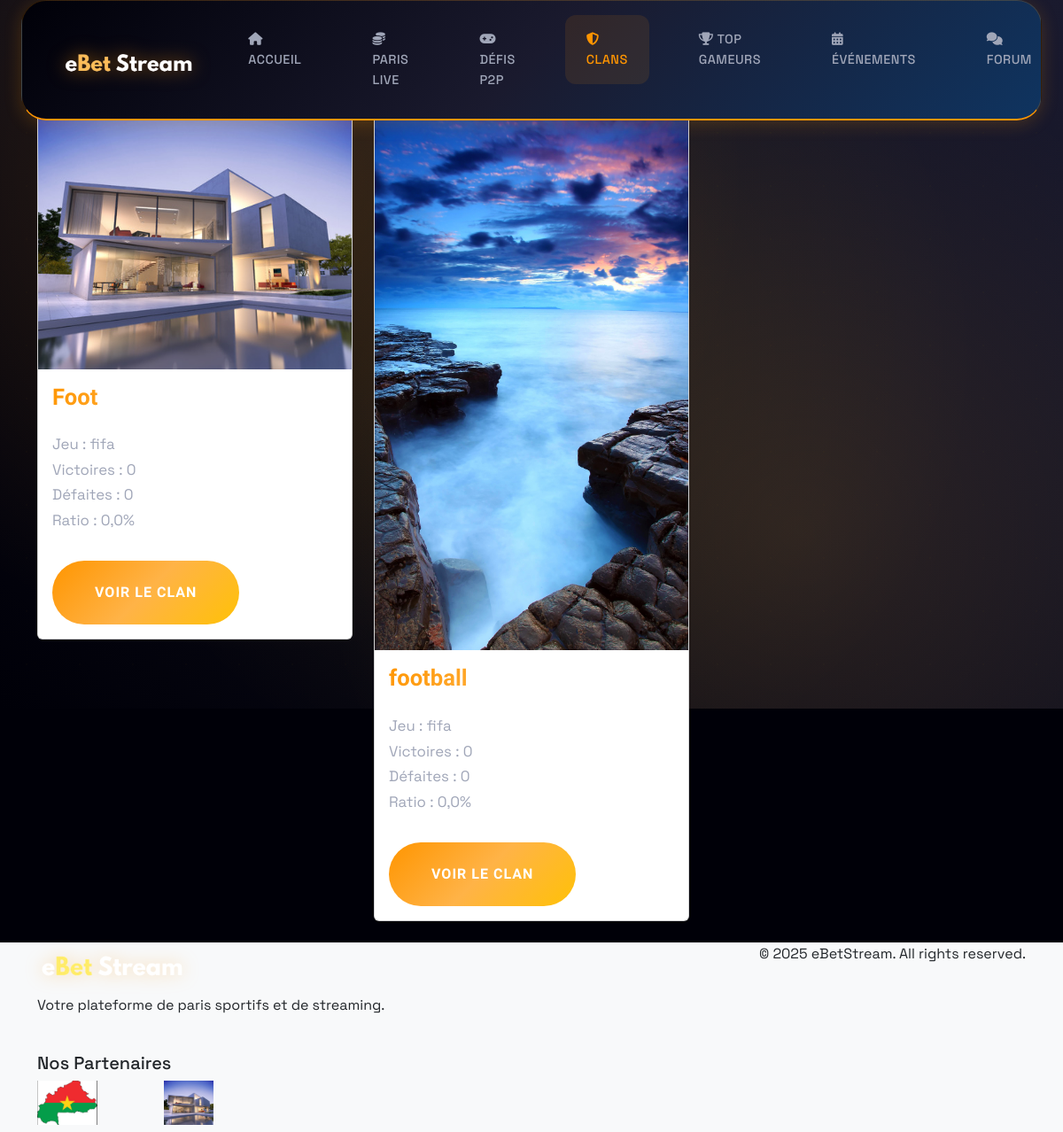
Page /clans/ on the earlier database version.
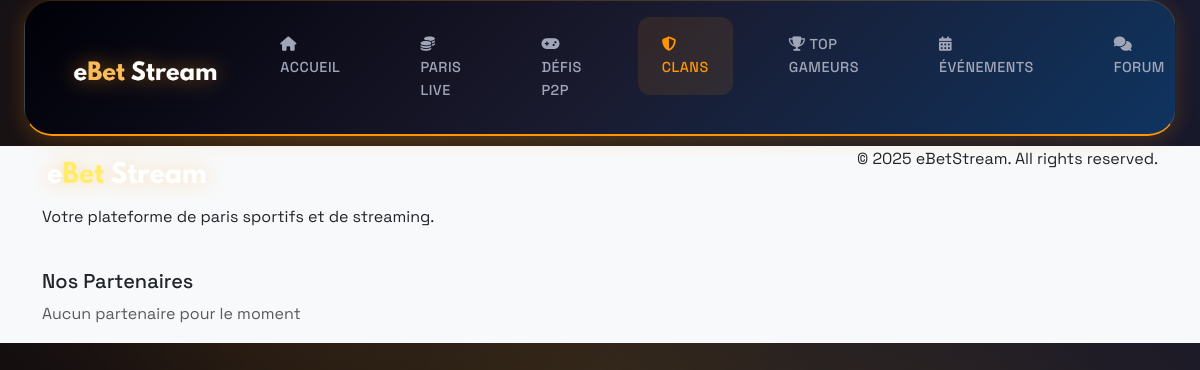
Same page on the later database version.
### clans_gaming/models.py (models this page shows, shortened)
class Clan(models.Model):
    nom = models.CharField(max_length=100, unique=True)
    logo = models.ImageField(upload_to='clans/logos/', null=True, blank=True)
    jeu = models.CharField(max_length=100)
    description = models.TextField()
    date_creation = models.DateTimeField(auto_now_add=True)
    nombre_victoires = models.IntegerField(default=0)
    nombre_defaites = models.IntegerField(default=0)
    ratio = models.FloatField(default=0.0)
    class Meta:
        ordering = ['-ratio']

### partenaires/models.py (models this page shows, shortened)
class Partenaire(models.Model):
    TYPE_CHOICES = [
        ('sponsor', 'Sponsor'),
        ('media', 'Média'),
        ('equipementier', 'Équipementier'),
        ('autre', 'Autre'),
    ]
    nom = models.CharField(max_length=200)
    logo = models.ImageField(upload_to='partenaires/logos/')
    site_web = models.URLField()
    type_partenaire = models.CharField(max_length=20, choices=TYPE_CHOICES)
    description = models.TextField()
    date_ajout = models.DateTimeField(auto_now_add=True)
    est_actif = models.BooleanField(default=True)
    ordre_affichage = models.IntegerField(default=0)
    class Meta:
        ordering = ['ordre_affichage', 'nom']
        verbose_name = 'Partenaire'
        verbose_name_plural = 'Partenaires'

### clans_gaming/views.py (the view)
# urls.py: path('', views.liste_clans, name='liste_clans'),
def liste_clans(request):
    clans = Clan.objects.all()
    return render(request, 'clans_gaming/liste_clans.html', {'clans': clans})

### clans_gaming/templates/clans_gaming/liste_clans.html (shortened to what this page needs)
{% extends 'base.html' %}
{% block content %}
<div class="container mt-4">
    <div class="d-flex justify-content-between align-items-center mb-4">
        <h1>Meilleurs Clans</h1>
    </div>
    <div class="row">
        {% for clan in clans %}
        <div class="col-md-4 mb-4">
            <div class="card">
                {% if clan.logo %}
                <img src="{{ clan.logo.url }}" class="card-img-top" alt="{{ clan.nom }}">
                {% endif %}
                <div class="card-body">
                    <h5 class="card-title">{{ clan.nom }}</h5>
                    <p class="card-text">
                        Jeu : {{ clan.jeu }}<br>
                        Victoires : {{ clan.nombre_victoires }}<br>
                        Défaites : {{ clan.nombre_defaites }}<br>
                        Ratio : {{ clan.ratio }}%
                    </p>
                    <a href="{% url 'clans_gaming:detail_clan' clan.id %}" class="btn btn-primary">Voir le clan</a>
                </div>
            </div>
        </div>
        {% empty %}
        <div class="col-12">
            <p class="text-center">Aucun clan n'est encore créé.</p>
        </div>
        {% endfor %}
    </div>
</div>
{% endblock %}

### templates/base.html (shortened to what this page needs)
{% load i18n %}
{% load static %}
<!DOCTYPE html>
<html lang="fr">
  <head>
    <link
      href="https://cdn.jsdelivr.net/npm/bootstrap@5.3.0/dist/css/bootstrap.min.css"
      rel="stylesheet"
    />
    <link
      href="https://cdnjs.cloudflare.com/ajax/libs/font-awesome/6.5.0/css/all.min.css"
      rel="stylesheet"
    />
    <link rel="stylesheet" href="https://cdn.jsdelivr.net/npm/bootstrap-icons@1.7.2/font/bootstrap-icons.css">
    <link href="{% static 'css/sport-style.css' %}?v=brand-orange-20250916" rel="stylesheet">
  </head>
  <body>
    <nav class="navbar navbar-expand-lg navbar-dark mb-4 cyber-navbar">
      <div class="container">
        <a class="navbar-brand" href="{% url 'core:home' %}">
          <img src="{% static 'images/Logo.png' %}" alt="eBetStream Logo" class="logo" />
        </a>
        <div class="collapse navbar-collapse" id="navbarNav">
          <ul class="navbar-nav me-auto">
            <li class="nav-item">
              <a class="nav-link nav-primary {% if request.resolver_match.url_name == 'home' %}active{% endif %}" href="{% url 'core:home' %}">
                <i class="fas fa-home me-1"></i>Accueil
              </a>
            </li>
            <li class="nav-item">
              <a class="nav-link nav-primary {% if request.resolver_match.namespace == 'betting' and 'bet_list' in request.resolver_match.url_name %}active{% endif %}" href="{% url 'betting:bet_list' %}">
                <i class="fas fa-coins me-1"></i>Paris Live
              </a>
            </li>
            <li class="nav-item">
              <a class="nav-link nav-primary {% if request.resolver_match.namespace == 'betting' and 'p2p' in request.resolver_match.url_name %}active{% endif %}" href="{% url 'betting:p2p_challenge_list' %}">
                <i class="fas fa-gamepad me-1"></i>Défis P2P
              </a>
            </li>
            <li class="nav-item">
              <a class="nav-link nav-secondary {% if request.resolver_match.namespace == 'clans_gaming' %}active{% endif %}" href="{% url 'clans_gaming:liste_clans' %}">
                <i class="fas fa-shield-alt me-1"></i>Clans
              </a>
            </li>
            <li class="nav-item">
              <a class="nav-link nav-secondary {% if request.resolver_match.namespace == 'gameurs' %}active{% endif %}" href="{% url 'gameurs:liste_gameurs' %}">
                <i class="fas fa-trophy me-1"></i>Top Gameurs
              </a>
            </li>
            <li class="nav-item">
              <a class="nav-link nav-tertiary {% if request.resolver_match.namespace == 'evenements' %}active{% endif %}" href="{% url 'evenements:liste_evenements' %}">
                <i class="fas fa-calendar-alt me-1"></i>Événements
              </a>
            </li>
            <li class="nav-item">
              <a class="nav-link nav-tertiary {% if request.resolver_match.namespace == 'forum' %}active{% endif %}" href="{% url 'forum:liste_categories' %}">
                <i class="fas fa-comments me-1"></i>Forum
              </a>
            </li>
          </ul>
            {% get_current_language as LANGUAGE_CODE %}
        </div>
      </div>
    </nav>
    <main>{% block content %}{% endblock %}</main>
    <footer class="bg-light text-dark">
      <div class="container">
        <div class="row">
          <div class="col-md-6">
            <h5><img src="{% static 'images/Logo.png' %}" alt="eBetStream Logo" class="logo" /></h5>
            <p>Votre plateforme de paris sportifs et de streaming.</p>
          </div>
          <div class="col-md-6 text-md-end">
            <p>&copy; {% now "Y" %} eBetStream. {% trans "All rights reserved." %}</p>
          </div>
        </div>
        <div class="row mt-4">
          <div class="col-md-3">
            <h5>Nos Partenaires</h5>
            <div class="row">
              {% if request.partenaires %}
                {% for partenaire in request.partenaires %}
                <div class="col-6 mb-2">
                  <a href="{{ partenaire.site_web }}" target="_blank" class="text-dark">
                    <img src="{{ partenaire.logo.url }}" alt="{{ partenaire.nom }}" class="img-fluid" style="max-height: 50px;">
                  </a>
                </div>
                {% endfor %}
              {% else %}
                <div class="col-12">
                  <p class="text-muted">Aucun partenaire pour le moment</p>
                </div>
              {% endif %}
            </div>
          </div>
        </div>
      </div>
    </footer>
  </body>
</html>

### static/css/sport-style.css (style rules this page uses)
:root { --brand-orange: #FF9500; --brand-orange-light: #FFB347; --brand-orange-dark: #E67E00; --brand-white: #FFFFFF; --brand-accent: #FFC107; --brand-warm: #FF6B35; --dark-void: #000008; --dark-space: #0d0d1a; --dark-midnight: #1a1a2e; --dark-steel: #16213e; --dark-matrix: #0f3460; --glass-light: rgba(255, 255, 255, 0.03); --glass-medium: rgba(255, 255, 255, 0.08); --glass-heavy: rgba(255, 255, 255, 0.15); --glass-neon: rgba(255, 149, 0, 0.1); --text-cyber: #ffffff; --text-neon: var(--brand-orange); --text-dim: #a0a6b8; --text-faded: #6b7280; --gradient-primary: linear-gradient(135deg, var(--brand-orange) 0%, var(--brand-orange-light) 50%, var(--brand-accent) 100%); --gradient-secondary: linear-gradient(135deg, var(--brand-orange-dark) 0%, var(--brand-warm) 100%); --gradient-dark: linear-gradient(135deg, var(--dark-void) 0%, var(--dark-midnight) 50%, var(--dark-matrix) 100%); --gradient-surface: linear-gradient(135deg, var(--dark-space) 0%, var(--dark-steel) 100%); --win-gold: #ffd700; --loss-red: #ff4757; --draw-silver: #c7d2fe; --space-xs: 0.5rem; --space-s: 1rem; --space-m: 1.5rem; --space-l: 2rem; --space-xl: 3rem; --space-2xl: 4rem; --radius-s: 6px; --radius-m: 12px; --radius-l: 20px; --radius-xl: 28px; --radius-pill: 50px; --shadow-cyber: 0 0 30px rgba(255, 149, 0, 0.4); --shadow-neon: 0 0 20px rgba(255, 179, 71, 0.3); --shadow-depth: 0 20px 60px rgba(0, 0, 0, 0.7); --shadow-glass: 0 8px 32px rgba(31, 38, 135, 0.37); --blur-glass: blur(12px); --speed-fast: 0.2s; --speed-normal: 0.4s; --speed-slow: 0.8s; }
* { box-sizing: border-box; margin: 0; padding: 0; }
html { scroll-behavior: smooth; font-size: 16px; }
body { font-family: 'Space Grotesk', -apple-system, BlinkMacSystemFont, sans-serif; background: var(--dark-void); color: var(--text-cyber); line-height: 1.6; overflow-x: hidden; min-height: 100vh; position: relative; }
body::before { content: ''; position: fixed; top: 0; left: 0; width: 100vw; height: 100vh; background: radial-gradient(circle at 25% 25%, rgba(255, 149, 0, 0.15) 0%, transparent 50%), radial-gradient(circle at 75% 75%, rgba(255, 179, 71, 0.12) 0%, transparent 50%), radial-gradient(circle at 50% 50%, rgba(255, 193, 7, 0.08) 0%, transparent 70%), linear-gradient(45deg, var(--dark-void) 0%, var(--dark-space) 50%, var(--dark-midnight) 100%); animation: cosmicDrift 15s ease-in-out infinite alternate; z-index: -2; }
body::after { content: ''; position: fixed; top: 0; left: 0; width: 100vw; height: 100vh; animation: matrixFlow 20s linear infinite; z-index: -1; }
.navbar { position: fixed !important; top: var(--space-m); left: 50%; transform: translateX(-50%); width: 96%; max-width: 1400px; background: rgba(13, 13, 26, 0.85); backdrop-filter: var(--blur-glass); border: 1px solid rgba(255, 149, 0, 0.2); border-radius: var(--radius-xl); padding: var(--space-s) var(--space-l); z-index: 1000; box-shadow: var(--shadow-glass), 0 0 40px rgba(255, 149, 0, 0.1); animation: navMaterialize 1s cubic-bezier(0.175, 0.885, 0.32, 1.275); }
.navbar-brand { font-family: 'Orbitron', monospace; font-weight: 800; font-size: 1.8rem; background: var(--gradient-primary); -webkit-background-clip: text; -webkit-text-fill-color: transparent; text-decoration: none; transition: all var(--speed-normal) ease; position: relative; }
.navbar-brand::after { content: ''; position: absolute; bottom: -2px; left: 0; width: 0; height: 2px; background: var(--gradient-primary); transition: width var(--speed-normal) ease; }
.navbar-nav .nav-link { color: var(--text-dim) !important; font-weight: 500; margin: 0 var(--space-s); padding: var(--space-s) var(--space-m) !important; border-radius: var(--radius-m); transition: all var(--speed-normal) ease; position: relative; text-transform: uppercase; letter-spacing: 0.5px; font-size: 0.9rem; }
.navbar-nav .nav-link::before { content: ''; position: absolute; inset: 0; background: var(--glass-neon); border-radius: var(--radius-m); opacity: 0; transition: opacity var(--speed-normal) ease; }
.logo { height: 50px; width: auto; filter: brightness(1.2) contrast(1.1) drop-shadow(0 0 10px rgba(255, 149, 0, 0.3)); transition: filter var(--speed-normal) ease; }

Differences in the rows shown:
removed Clan: logo (picture), nom "Foot", jeu "fifa", nombre_victoires "0", nombre_defaites "0", ratio "0,0"
removed Clan: logo (picture), nom "football", jeu "fifa", nombre_victoires "0", nombre_defaites "0", ratio "0,0"
removed Partenaire: logo (picture)
removed Partenaire: logo (picture)
Other differences:
text now shown: "Aucun partenaire pour le moment"
